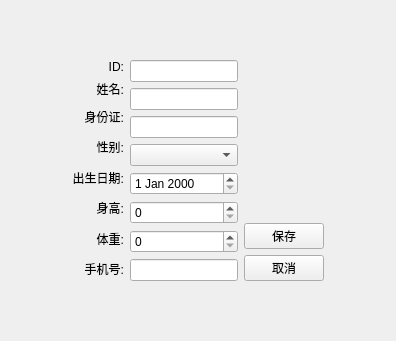
<?xml version="1.0" encoding="UTF-8"?>
<ui version="4.0">
 <class>PatientEditView</class>
 <widget class="QWidget" name="PatientEditView">
  <property name="geometry">
   <rect>
    <x>0</x>
    <y>0</y>
    <width>396</width>
    <height>341</height>
   </rect>
  </property>
  <property name="windowTitle">
   <string>患者信息编辑</string>
  </property>
  <layout class="QGridLayout" name="gridLayout">
   <item row="0" column="1">
    <spacer name="verticalSpacer_3">
     <property name="orientation">
      <enum>Qt::Orientation::Vertical</enum>
     </property>
     <property name="sizeHint" stdset="0">
      <size>
       <width>20</width>
       <height>48</height>
      </size>
     </property>
    </spacer>
   </item>
   <item row="1" column="0">
    <spacer name="horizontalSpacer">
     <property name="orientation">
      <enum>Qt::Orientation::Horizontal</enum>
     </property>
     <property name="sizeHint" stdset="0">
      <size>
       <width>41</width>
       <height>20</height>
      </size>
     </property>
    </spacer>
   </item>
   <item row="1" column="1" rowspan="2">
    <layout class="QHBoxLayout" name="horizontalLayout">
     <item>
      <layout class="QVBoxLayout" name="verticalLayout_4">
       <item>
        <layout class="QVBoxLayout" name="verticalLayout_3">
         <item>
          <widget class="QLabel" name="label">
           <property name="text">
            <string>ID:</string>
           </property>
           <property name="alignment">
            <set>Qt::AlignmentFlag::AlignRight|Qt::AlignmentFlag::AlignTrailing|Qt::AlignmentFlag::AlignVCenter</set>
           </property>
          </widget>
         </item>
         <item>
          <widget class="QLabel" name="label_5">
           <property name="text">
            <string>姓名:</string>
           </property>
           <property name="alignment">
            <set>Qt::AlignmentFlag::AlignRight|Qt::AlignmentFlag::AlignTrailing|Qt::AlignmentFlag::AlignVCenter</set>
           </property>
          </widget>
         </item>
        </layout>
       </item>
       <item>
        <widget class="QLabel" name="label_2">
         <property name="text">
          <string>身份证:</string>
         </property>
         <property name="alignment">
          <set>Qt::AlignmentFlag::AlignRight|Qt::AlignmentFlag::AlignTrailing|Qt::AlignmentFlag::AlignVCenter</set>
         </property>
        </widget>
       </item>
       <item>
        <widget class="QLabel" name="label_6">
         <property name="text">
          <string>性别:</string>
         </property>
         <property name="alignment">
          <set>Qt::AlignmentFlag::AlignRight|Qt::AlignmentFlag::AlignTrailing|Qt::AlignmentFlag::AlignVCenter</set>
         </property>
        </widget>
       </item>
       <item>
        <widget class="QLabel" name="label_4">
         <property name="text">
          <string>出生日期:</string>
         </property>
         <property name="alignment">
          <set>Qt::AlignmentFlag::AlignRight|Qt::AlignmentFlag::AlignTrailing|Qt::AlignmentFlag::AlignVCenter</set>
         </property>
        </widget>
       </item>
       <item>
        <widget class="QLabel" name="label_7">
         <property name="text">
          <string>身高:</string>
         </property>
         <property name="alignment">
          <set>Qt::AlignmentFlag::AlignRight|Qt::AlignmentFlag::AlignTrailing|Qt::AlignmentFlag::AlignVCenter</set>
         </property>
        </widget>
       </item>
       <item>
        <widget class="QLabel" name="label_8">
         <property name="text">
          <string>体重:</string>
         </property>
         <property name="alignment">
          <set>Qt::AlignmentFlag::AlignRight|Qt::AlignmentFlag::AlignTrailing|Qt::AlignmentFlag::AlignVCenter</set>
         </property>
        </widget>
       </item>
       <item>
        <widget class="QLabel" name="label_3">
         <property name="text">
          <string>手机号:</string>
         </property>
         <property name="alignment">
          <set>Qt::AlignmentFlag::AlignRight|Qt::AlignmentFlag::AlignTrailing|Qt::AlignmentFlag::AlignVCenter</set>
         </property>
        </widget>
       </item>
      </layout>
     </item>
     <item>
      <layout class="QVBoxLayout" name="verticalLayout_5">
       <item>
        <layout class="QVBoxLayout" name="verticalLayout_2">
         <item>
          <widget class="QLineEdit" name="lineEdit"/>
         </item>
         <item>
          <widget class="QLineEdit" name="lineEdit_2"/>
         </item>
        </layout>
       </item>
       <item>
        <widget class="QLineEdit" name="lineEdit_3"/>
       </item>
       <item>
        <widget class="QComboBox" name="comboBox"/>
       </item>
       <item>
        <widget class="QDateEdit" name="dateEdit"/>
       </item>
       <item>
        <widget class="QSpinBox" name="spinBox"/>
       </item>
       <item>
        <widget class="QSpinBox" name="spinBox_2"/>
       </item>
       <item>
        <widget class="QLineEdit" name="lineEdit_4"/>
       </item>
      </layout>
     </item>
    </layout>
   </item>
   <item row="1" column="2" rowspan="2">
    <layout class="QVBoxLayout" name="verticalLayout">
     <item>
      <spacer name="verticalSpacer">
       <property name="orientation">
        <enum>Qt::Orientation::Vertical</enum>
       </property>
       <property name="sizeHint" stdset="0">
        <size>
         <width>20</width>
         <height>40</height>
        </size>
       </property>
      </spacer>
     </item>
     <item>
      <widget class="QPushButton" name="pushButton_2">
       <property name="text">
        <string>保存</string>
       </property>
      </widget>
     </item>
     <item>
      <widget class="QPushButton" name="pushButton">
       <property name="text">
        <string>取消</string>
       </property>
      </widget>
     </item>
    </layout>
   </item>
   <item row="2" column="3">
    <spacer name="horizontalSpacer_2">
     <property name="orientation">
      <enum>Qt::Orientation::Horizontal</enum>
     </property>
     <property name="sizeHint" stdset="0">
      <size>
       <width>40</width>
       <height>20</height>
      </size>
     </property>
    </spacer>
   </item>
   <item row="3" column="1">
    <spacer name="verticalSpacer_2">
     <property name="orientation">
      <enum>Qt::Orientation::Vertical</enum>
     </property>
     <property name="sizeHint" stdset="0">
      <size>
       <width>20</width>
       <height>48</height>
      </size>
     </property>
    </spacer>
   </item>
  </layout>
 </widget>
 <resources/>
 <connections/>
</ui>
